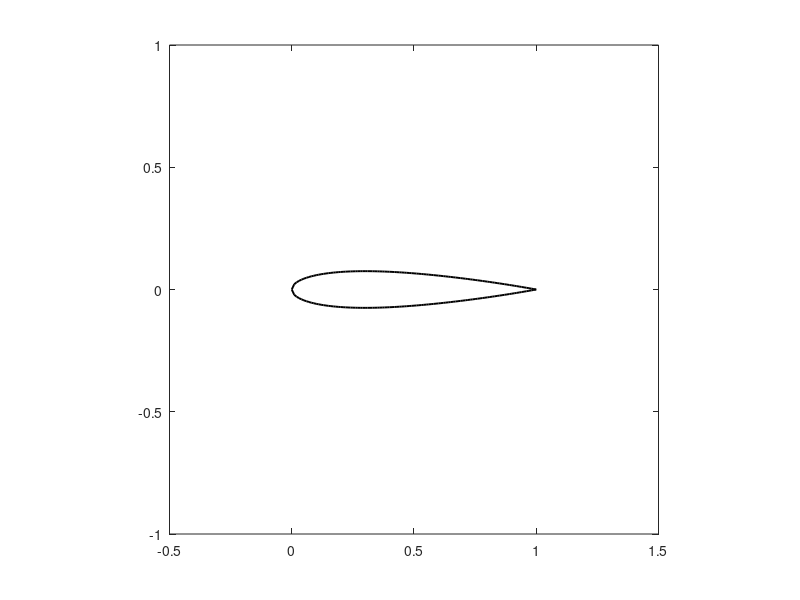

This figure's MATLAB source: (Note: this script raises an error after producing the figure.)
clear
clc
close all
%% Parameters
x  =(0:0.01:1);
t  =(0:0.1:5);
len=length(x);
y0 = zeros(size(x));
dy = zeros(size(x));
y1 = zeros(length(t),length(x));
y2 = zeros(length(t),length(x));
height = 0.15;   %NACA00XX
amp = 0.1;
%% Deformation
for j=1:length(t)
    for i=1:length(x)
        xlabel = (x(i)-x(1))/max(x);
        y0(i)  = height*(0.2969 * sqrt(xlabel) - 0.1260 * xlabel - 0.3516 * xlabel^2 + 0.2843 * xlabel^3 - 0.1036 * xlabel^4)*10/2;
        dy(i)  = amp*(cos(pi/2*xlabel)-1)*sin(2*pi/5*t(j));
        y1(j,i) = dy(i) + y0(i);
        y2(j,i) = dy(i) - y0(i);
    end
end
x1 = [x(1:1:len) x(len-1:-1:1)];
y = [y1(:,1:1:len) y2(:,len-1:-1:1)];
%% Plot
% theta = 15;
% a=plot(x1,y(1,:),'k','LineWidth',2.0,'LineStyle','-');
% axis equal
% axis([-0.5 1.5 -1 1])
% hold on
% b=plot(x1,y(1,:)+0.25,'k','LineWidth',2.0,'LineStyle','-.');
% c=plot(x1,y(1,:)-0.25,'k','LineWidth',2.0,'LineStyle','-.');
% b=plot(x1*cos(theta/180*pi)-y(1,:)*sin(theta/180*pi),x1*sin(theta/180*pi)+y(1,:)*cos(theta/180*pi),'k','LineWidth',2.0,'LineStyle','-.');
% c=plot(x1*cos(-theta/180*pi)-y(1,:)*sin(-theta/180*pi),x1*sin(-theta/180*pi)+y(1,:)*cos(-theta/180*pi),'k','LineWidth',2.0,'LineStyle','-.');


for k=1:length(t)
    a=plot(x1,y(k,:),'k','LineWidth',1.4);
    axis equal
    axis([-0.5 1.5 -1 1])
    [A, map] = rgb2ind(frame2im(getframe),256);
    if k==1
        imwrite(A,map,'.\Scripts\2D.gif','LoopCount',Inf,'DelayTime',0.05)
    else
        imwrite(A,map,'.\Scripts\2D.gif','WriteMode','append','DelayTime',0.05)
    end
end
pause(1.0)
close all
